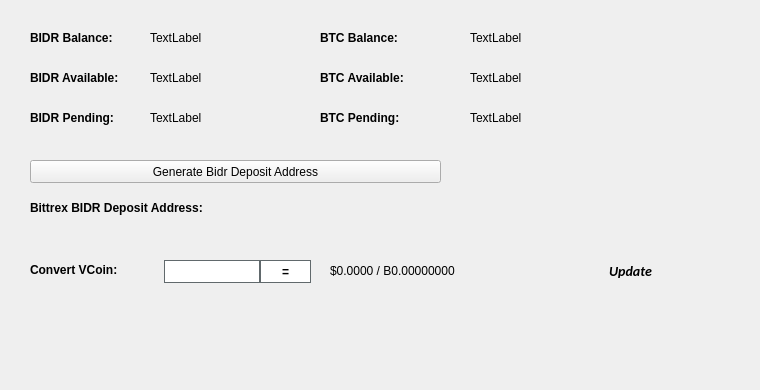
   <widget class="QWidget" name="BalanceTab">
    <attribute name="title">
     <string>Balance</string>
    </attribute>
    <widget class="QLabel" name="BitcoinBalanceLabel">
     <property name="geometry">
      <rect>
       <x>470</x>
       <y>30</y>
       <width>150</width>
       <height>16</height>
      </rect>
     </property>
     <property name="text">
      <string>TextLabel</string>
     </property>
    </widget>
    <widget class="QLabel" name="BIDRBalanceLabel">
     <property name="geometry">
      <rect>
       <x>150</x>
       <y>30</y>
       <width>150</width>
       <height>16</height>
      </rect>
     </property>
     <property name="text">
      <string>TextLabel</string>
     </property>
    </widget>
    <widget class="QLabel" name="label_11">
     <property name="geometry">
      <rect>
       <x>30</x>
       <y>30</y>
       <width>101</width>
       <height>16</height>
      </rect>
     </property>
     <property name="font">
      <font>
       <weight>75</weight>
       <bold>true</bold>
      </font>
     </property>
     <property name="text">
      <string>BIDR Balance:</string>
     </property>
    </widget>
    <widget class="QLabel" name="label_12">
     <property name="geometry">
      <rect>
       <x>320</x>
       <y>30</y>
       <width>101</width>
       <height>16</height>
      </rect>
     </property>
     <property name="font">
      <font>
       <weight>75</weight>
       <bold>true</bold>
      </font>
     </property>
     <property name="text">
      <string>BTC Balance:</string>
     </property>
    </widget>
    <widget class="QLabel" name="BIDRAvailableLabel_2">
     <property name="geometry">
      <rect>
       <x>150</x>
       <y>70</y>
       <width>150</width>
       <height>16</height>
      </rect>
     </property>
     <property name="text">
      <string>TextLabel</string>
     </property>
    </widget>
    <widget class="QLabel" name="label_13">
     <property name="geometry">
      <rect>
       <x>30</x>
       <y>70</y>
       <width>111</width>
       <height>16</height>
      </rect>
     </property>
     <property name="font">
      <font>
       <weight>75</weight>
       <bold>true</bold>
      </font>
     </property>
     <property name="text">
      <string>BIDR Available:</string>
     </property>
    </widget>
    <widget class="QLabel" name="label_14">
     <property name="geometry">
      <rect>
       <x>30</x>
       <y>110</y>
       <width>101</width>
       <height>16</height>
      </rect>
     </property>
     <property name="font">
      <font>
       <weight>75</weight>
       <bold>true</bold>
      </font>
     </property>
     <property name="text">
      <string>BIDR Pending:</string>
     </property>
    </widget>
    <widget class="QLabel" name="BIDRPendingLabel">
     <property name="geometry">
      <rect>
       <x>150</x>
       <y>110</y>
       <width>150</width>
       <height>16</height>
      </rect>
     </property>
     <property name="text">
      <string>TextLabel</string>
     </property>
    </widget>
    <widget class="QLabel" name="label_15">
     <property name="geometry">
      <rect>
       <x>320</x>
       <y>70</y>
       <width>111</width>
       <height>16</height>
      </rect>
     </property>
     <property name="font">
      <font>
       <weight>75</weight>
       <bold>true</bold>
      </font>
     </property>
     <property name="text">
      <string>BTC Available:</string>
     </property>
    </widget>
    <widget class="QLabel" name="BitcoinAvailableLabel">
     <property name="geometry">
      <rect>
       <x>470</x>
       <y>70</y>
       <width>150</width>
       <height>16</height>
      </rect>
     </property>
     <property name="text">
      <string>TextLabel</string>
     </property>
    </widget>
    <widget class="QLabel" name="label_31">
     <property name="geometry">
      <rect>
       <x>320</x>
       <y>110</y>
       <width>111</width>
       <height>16</height>
      </rect>
     </property>
     <property name="font">
      <font>
       <weight>75</weight>
       <bold>true</bold>
      </font>
     </property>
     <property name="text">
      <string>BTC Pending:</string>
     </property>
    </widget>
    <widget class="QLabel" name="BitcoinPendingLabel">
     <property name="geometry">
      <rect>
       <x>470</x>
       <y>110</y>
       <width>150</width>
       <height>16</height>
      </rect>
     </property>
     <property name="text">
      <string>TextLabel</string>
     </property>
    </widget>
    <widget class="QLabel" name="label_33">
     <property name="geometry">
      <rect>
       <x>30</x>
       <y>200</y>
       <width>221</width>
       <height>16</height>
      </rect>
     </property>
     <property name="font">
      <font>
       <weight>75</weight>
       <bold>true</bold>
      </font>
     </property>
     <property name="text">
      <string>Bittrex BIDR Deposit Address:</string>
     </property>
    </widget>
    <widget class="QPushButton" name="GenDepositBTN">
     <property name="geometry">
      <rect>
       <x>30</x>
       <y>160</y>
       <width>411</width>
       <height>23</height>
      </rect>
     </property>
     <property name="text">
      <string>Generate Bidr Deposit Address</string>
     </property>
     <property name="icon">
      <iconset resource="../bdrcoin.qrc">
       <normaloff>:/icons/bitcoin</normaloff>:/icons/bitcoin</iconset>
     </property>
    </widget>
    <widget class="QLabel" name="DepositAddressLabel">
     <property name="geometry">
      <rect>
       <x>200</x>
       <y>200</y>
       <width>261</width>
       <height>16</height>
      </rect>
     </property>
     <property name="palette">
      <palette>
       <active>
        <colorrole role="WindowText">
         <brush brushstyle="SolidPattern">
          <color alpha="255">
           <red>0</red>
           <green>0</green>
           <blue>0</blue>
          </color>
         </brush>
        </colorrole>
        <colorrole role="Text">
         <brush brushstyle="SolidPattern">
          <color alpha="255">
           <red>0</red>
           <green>0</green>
           <blue>255</blue>
          </color>
         </brush>
        </colorrole>
       </active>
       <inactive>
        <colorrole role="WindowText">
         <brush brushstyle="SolidPattern">
          <color alpha="255">
           <red>0</red>
           <green>0</green>
           <blue>0</blue>
          </color>
         </brush>
        </colorrole>
        <colorrole role="Text">
         <brush brushstyle="SolidPattern">
          <color alpha="255">
           <red>0</red>
           <green>0</green>
           <blue>255</blue>
          </color>
         </brush>
        </colorrole>
       </inactive>
       <disabled>
        <colorrole role="WindowText">
         <brush brushstyle="SolidPattern">
          <color alpha="255">
           <red>120</red>
           <green>120</green>
           <blue>120</blue>
          </color>
         </brush>
        </colorrole>
        <colorrole role="Text">
         <brush brushstyle="SolidPattern">
          <color alpha="255">
           <red>120</red>
           <green>120</green>
           <blue>120</blue>
          </color>
         </brush>
        </colorrole>
       </disabled>
      </palette>
     </property>
     <property name="font">
      <font>
       <weight>75</weight>
       <bold>true</bold>
      </font>
     </property>
     <property name="text">
      <string/>
     </property>
     <property name="alignment">
      <set>Qt::AlignRight|Qt::AlignTrailing|Qt::AlignVCenter</set>
     </property>
     <property name="textInteractionFlags">
      <set>Qt::LinksAccessibleByMouse|Qt::TextSelectableByKeyboard|Qt::TextSelectableByMouse</set>
     </property>
    </widget>
    <widget class="QLabel" name="label_8">
     <property name="geometry">
      <rect>
       <x>460</x>
       <y>300</y>
       <width>281</width>
       <height>81</height>
      </rect>
     </property>
     <property name="text">
      <string/>
     </property>
     <property name="pixmap">
      <pixmap>:/images/bittrex</pixmap>
     </property>
    </widget>
    <widget class="QWidget" name="widgetConversion" native="true">
     <property name="geometry">
      <rect>
       <x>0</x>
       <y>250</y>
       <width>751</width>
       <height>43</height>
      </rect>
     </property>
     <property name="minimumSize">
      <size>
       <width>0</width>
       <height>43</height>
      </size>
     </property>
     <property name="styleSheet">
      <string notr="true"/>
     </property>
     <widget class="QPushButton" name="btnUpdateMarketData">
      <property name="geometry">
       <rect>
        <x>575</x>
        <y>0</y>
        <width>111</width>
        <height>41</height>
       </rect>
      </property>
      <property name="sizePolicy">
       <sizepolicy hsizetype="Expanding" vsizetype="Expanding">
        <horstretch>0</horstretch>
        <verstretch>0</verstretch>
       </sizepolicy>
      </property>
      <property name="font">
       <font>
        <family>calibri</family>
        <pointsize>-1</pointsize>
        <weight>75</weight>
        <italic>true</italic>
        <bold>true</bold>
       </font>
      </property>
      <property name="styleSheet">
       <string notr="true">margin:0px;text-align:center;padding:2px;border-radius:3px;font-style:italic;width:100px;font-size:14px;font-family:calibri;font-weight:600;</string>
      </property>
      <property name="text">
       <string>Update</string>
      </property>
      <property name="iconSize">
       <size>
        <width>150</width>
        <height>35</height>
       </size>
      </property>
      <property name="autoDefault">
       <bool>true</bool>
      </property>
      <property name="default">
       <bool>true</bool>
      </property>
     </widget>
     <widget class="QLabel" name="lblConvertVCoin">
      <property name="geometry">
       <rect>
        <x>30</x>
        <y>10</y>
        <width>131</width>
        <height>20</height>
       </rect>
      </property>
      <property name="styleSheet">
       <string notr="true"/>
      </property>
      <property name="text">
       <string>&lt;html&gt;&lt;head/&gt;&lt;body&gt;&lt;p&gt;&lt;span style=&quot; font-weight:600;&quot;&gt;Convert VCoin:&lt;/span&gt;&lt;/p&gt;&lt;/body&gt;&lt;/html&gt;</string>
      </property>
     </widget>
     <widget class="QLineEdit" name="txtConvertVCoinQty">
      <property name="geometry">
       <rect>
        <x>160</x>
        <y>10</y>
        <width>100</width>
        <height>23</height>
       </rect>
      </property>
      <property name="minimumSize">
       <size>
        <width>100</width>
        <height>23</height>
       </size>
      </property>
      <property name="maximumSize">
       <size>
        <width>100</width>
        <height>16777215</height>
       </size>
      </property>
      <property name="styleSheet">
       <string notr="true">border: 1px solid #61696c;margin-left:4px;</string>
      </property>
     </widget>
     <widget class="QPushButton" name="btnConvertBidr">
      <property name="geometry">
       <rect>
        <x>260</x>
        <y>10</y>
        <width>51</width>
        <height>23</height>
       </rect>
      </property>
      <property name="minimumSize">
       <size>
        <width>0</width>
        <height>23</height>
       </size>
      </property>
      <property name="styleSheet">
       <string notr="true">border:1px solid #61696c;background:white;font-weight:600;</string>
      </property>
      <property name="text">
       <string>=</string>
      </property>
     </widget>
     <widget class="QLabel" name="lblConvertVCoinResults">
      <property name="geometry">
       <rect>
        <x>330</x>
        <y>0</y>
        <width>201</width>
        <height>41</height>
       </rect>
      </property>
      <property name="styleSheet">
       <string notr="true"/>
      </property>
      <property name="text">
       <string>$0.0000 / B0.00000000</string>
      </property>
     </widget>
     <widget class="QLabel" name="iconOverviewUpdateWait">
      <property name="geometry">
       <rect>
        <x>670</x>
        <y>10</y>
        <width>24</width>
        <height>24</height>
       </rect>
      </property>
      <property name="text">
       <string/>
      </property>
      <property name="pixmap">
       <pixmap resource="../bdrcoin.qrc">:/icons/transaction_1</pixmap>
      </property>
      <property name="scaledContents">
       <bool>true</bool>
      </property>
      <property name="alignment">
       <set>Qt::AlignCenter</set>
      </property>
     </widget>
    </widget>
   </widget>
